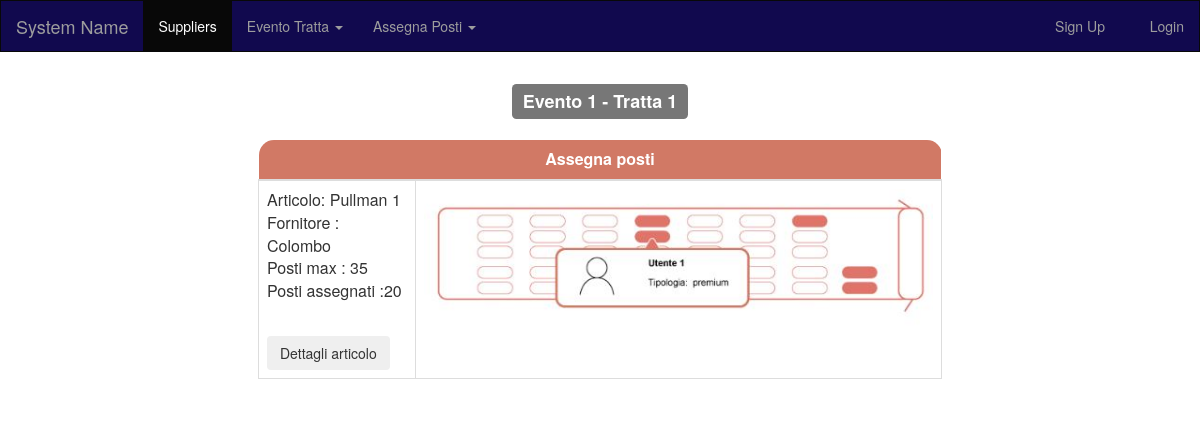
The page /index.php/suppliers/assegna_posti on the database as committed earlier.
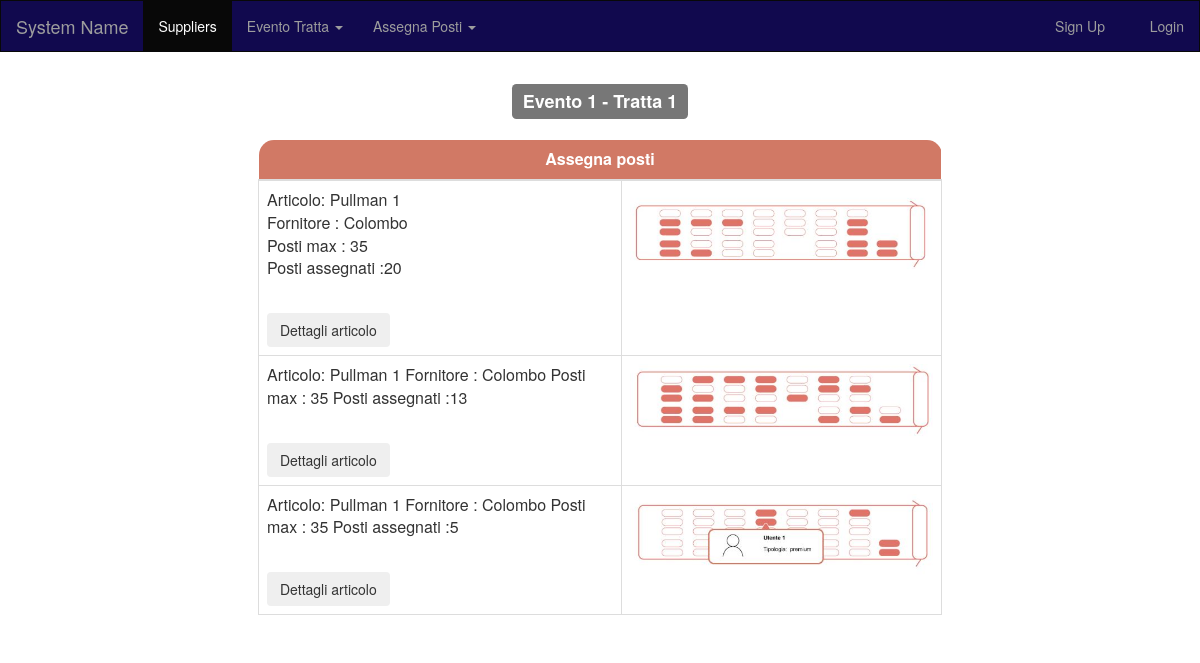
The same page on the database as committed later.
### tables this page shows
CREATE TABLE `assign_seats` (
  `seat_id` int(11) NOT NULL,
  `article` text NOT NULL,
  `img_seat` int(11) NOT NULL,
  `seat_type` int(11) NOT NULL DEFAULT '1'
);

CREATE TABLE `tbl_file_uploader` (
  `file_id` int(11) NOT NULL,
  `file_name` varchar(50) NOT NULL
);

### application/controllers/suppliers.php (called while the page is built, shortened)
<?php
class suppliers extends CI_Controller {
  public function __construct()
    {
        $this->load->library('session');
		$this->load->helper('url');
        $this->load->model('db_model');
    }
	public function assegna_posti()
    {
        $data['seats']=$this->db_model->get_seat_details(1);
        $this->load->view('header');
        $this->load->view('assign_seats',$data);
        $this->load->view('footer');
    }
 }

### index.php (called while the page is built, shortened)
<?php
require_once BASEPATH.'core/CodeIgniter.php';

### application/models/db_model.php (called while the page is built, shortened)
<?php  if ( ! defined('BASEPATH')) exit('No direct script access allowed');
class db_model extends CI_Model
{
		public function get_seat_details($type)
	{
		$this->db->select('*');
        $this->db->from('assign_seats');
		$this->db->where('seat_type',$type);
        $query = $this->db->get();
        if ($query->num_rows() >= 1) {
		   return $query->result_array();
        } else {
            return false;
        }
    }
	public function get_images($img) {
        $this->db->select('file_name');
        $this->db->from('tbl_file_uploader');
        $this->db->where('file_id', $img);
        $query = $this->db->get();
        if ($query->num_rows() >= 1) {
            $data = $query->result_array();
            return $data;
        } else {
            return false;
        }
    }
	}

### application/views/assign_seats.php (the view, shortened to what this page needs)
<div align="center" class="container">
        <h3>
            <span class="label label-default">Evento 1 - Tratta 1</span>
        </h3>
        <div class="table-responsive" style="max-width:60%">
            <table class="table table-bordered">
                <thead>
                    <tr>
                        <th colspan="2" id="rcornerlf"> Assegna posti
                        </th>
                    </tr>
                </thead>
                <tbody>
				<?php foreach($seats as $seat) { ?>
                    <tr>
                        <td>
						<p> <?php echo $seat['article'] ;?>
                            </p>
                            <br>
                            <button id="btn35_20" type="button" class="btn">Dettagli articolo</button>
                        </td>
                        <td>
						<?php $get_img = $this->db_model->get_images($seat['img_seat']);
                            if ($get_img[0]['file_name'] == 'noimage.png') {
                            }else{ ?>
                            <img src="<?php echo  base_url()."/uploads/seats/".$get_img[0]['file_name']; ?>" class="img-responsive img-rounded" alt="Tavolo" style="width:auto;height:auto;">
							<?php } ?>
                        </td>
                    </tr>
					<?php } ?>
                </tbody>
            </table>
        </div>
    </div>

Rows that differ between the two databases and show on the page:
changed through a linked row, assign_seats "Articolo: Pullman 1 Fornitore : Colombo Posti max : 35 Posti assegnati :20": tbl_file_uploader.file_name: a different picture
added assign_seats: article "Articolo: Pullman 1 Fornitore : Colombo Posti max : 35 Posti assegnati :13", tbl_file_uploader.file_name (picture)
added assign_seats: article "Articolo: Pullman 1 Fornitore : Colombo Posti max : 35 Posti assegnati :5", tbl_file_uploader.file_name (picture)
